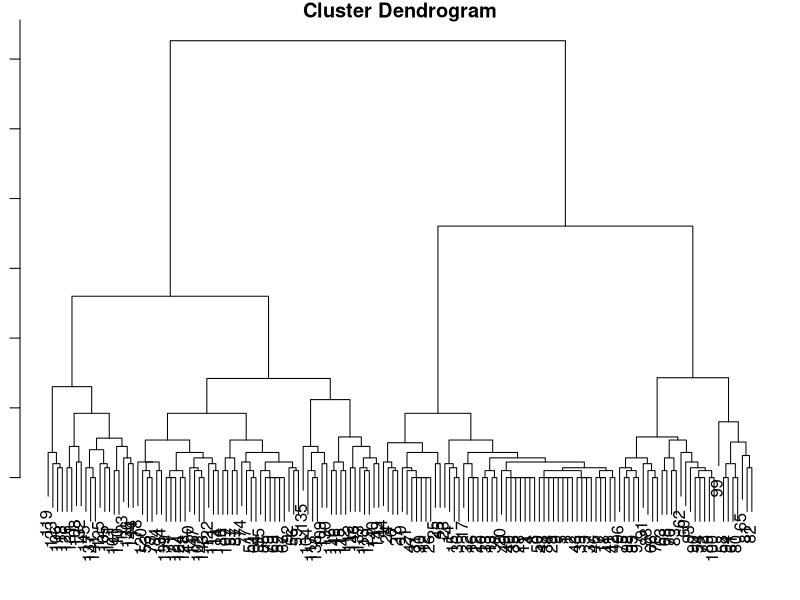

This chart was generated by the following R code:

l1 = c("AGT_")
l2 = c("CT__")
l3 = c("H_H_")
l4 = c("_HC_")
fullist = list(list1=l1,list2=l2,list3=l3, list4 = l4);
#listone = fullist[1];
#name = names(listone);
#fullist[name] = (strsplit(fullist[[name]], ""))

for(index in 1:length(fullist)){
 listname = names(fullist[index]);
 fullist[listname] = c(strsplit(fullist[[listname]], ""));
}


allies = c("A/C","G/T","T/C","A/C")
#l1 = c("A","G","T","-")
#l2 = c("C","T","_","-")
#l3 = c("H","_","H","-")
#l4 = c("_","H","C","-")
snpname = c("snp1","snp2","snp3","snp4")
z = as.data.frame(fullist,row.names = snpname,stringsAsFactors=FALSE)




numericalization = function(snp,allie){
  # browser()
  
  alliesplited = unlist(strsplit(allie, split="/"))
  allie1 = alliesplited[1]
  allie2 = alliesplited[2]
  
  if(allie1 < allie2){
    allie1 = 0
    allie2 = 2
  }else{
    allie1 =2 
    allie2 =0 
  }
  # snp[(snp != alliesplited[1]) <- 1
  #snp[(snp != alliesplited[2])] <- 1
  snp[(snp != alliesplited[1]) & (snp != alliesplited[2])] <- 1
  snp[snp == alliesplited[1]] <- allie1
  snp[snp == alliesplited[2]] <- allie2
  num = as.numeric(snp)
  class(num)
  return(as.numeric(snp))
}
#mat = matrix(data=NA ,nrows = nrows(snpname),ncol = ncol() )
#k = apply(mat,1,function(x) numericalization(x))
for(i in 1:nrow(z)) {
  z[i,] =  unlist(numericalization(z[i,],allies[i]))
}

mat = data.matrix(z)
matt = t(mat)



pca = function(matt){
  k = 
    prcomp(matt)
  j =attributes(c)
  s=  j$dimnames
  return(k)

}

pca(matt)


a <- matrix(c("A","C","_","C","T","_","_","C","G"),3)

ak = c(100,200,300)
#rmeans <- rowMeans(a)
#print(rmeans)
#a_new <- sweep(a,2,c(1,2,3),FUN = function(x,i) mysum(x,ak[i]))
#applyresult = apply(a,2,mysum)
allergy = c("A/C","T/C","G/C")
class(allergy)
alliesplited = strsplit(allergy, split="/")
class(alliesplited)
list1 = lapply(alliesplited, `[[`, 1)
class(list1)
list2 = lapply(alliesplited, `[[`, 2)

 comp = which(unlist(list1) > unlist(list2))
class(comp)
for (index in comp){
  temp = list1[index]
  list1[index] = list2[index]
  list2[index] = temp
} 

mysum <- function (x,param , b){
  x[x == param] <- b
  #print(x + ax)
  return (x)
  
}

pca2 = function(data , alleles){
  print(length(data))
  print(length(alleles))
  alleles = unlist(alleles);
  print(class(alleles[1]))
  #return (class(data))
  for(index in 1:length(data)){
    listname = names(data[index]); # get id from list<id,SNP>
    data[listname] = c(strsplit(data[[listname]], "")); # split SNP AACC_H__CA... into char[] 
  }
  
  #return(data)
  a = as.data.frame(data,stringsAsFactors=FALSE)
  listofdash = rep("_",length(alleles))
  listofH = rep("H",length(alleles))
  allelessplited = strsplit(alleles, split="/")
  minor = lapply(allelessplited, `[[`, 1)
  class(list1)
  major = lapply(allelessplited, `[[`, 2)
  browser()
  incorrectmapping = which(unlist(minor) > unlist(major))
  class(comp)
  for (index in incorrectmapping){
    temp = minor[index]
    minor[index] = major[index]
    major[index] = temp
  } 
  a_new <- sweep(a,1,listofdash,mysum,b = 0)
  a_new <- sweep(a_new,1,listofH,mysum,b = 0)
  a_new <- sweep(a_new,1,unlist(minor),mysum,b = 1)
  a_new <- sweep(a_new,1,unlist(major),mysum,b = 2)
    return(a_new)
}

l1 = c("AGT_")
l2 = c("CT__")
l3 = c("H_H_")
l4 = c("_HC_")
data = list(PI1000=l1,PI2000=l2,PI3000=l3, PI5000 = l4);
alleles = list('A/C','T/G','C/T','A/C');
pca2val = pca2(data,alleles)




clusters <- hclust(dist(iris[, 3:4]))
par("mar")
par(mar=c(1,1,1,1))
plot(clusters)
height <- clusters$height
order <- clusters$order
print(height)
print(order)
